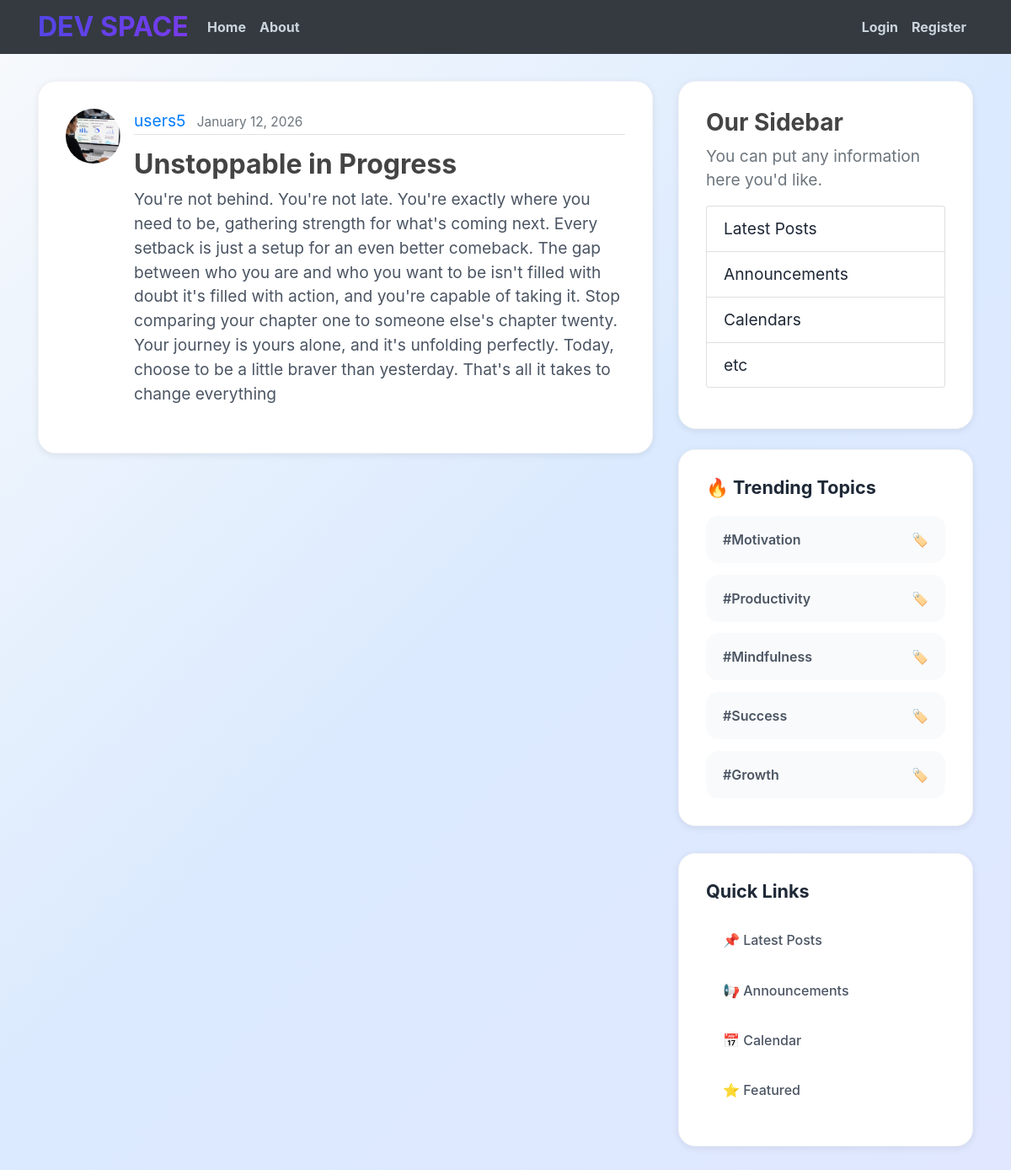
/post/96/, run on the app's committed database.
### blog/models.py (models this page shows, shortened)
class post(models.Model):
    title = models.CharField(max_length=100)
    content = models.TextField()
    date_posted = models.DateTimeField(default=timezone.now)
    author = models.ForeignKey(User, on_delete=models.CASCADE)

### users/models.py (models this page shows, shortened)
class profile(models.Model):
    user = models.OneToOneField(User, on_delete=models.CASCADE)
    image = models.ImageField(default='default.jpg', upload_to='profile_pics')

### blog/views.py (the view)
# urls.py: path('post/<int:pk>/', PostDetailView.as_view(), name='post-detail'),
class PostDetailView(DetailView):
    model = post

### blog/templates/blog/post_detail.html (shortened to what this page needs)
{% extends "blog/base.html" %}
{% block content %}
   <article class="media content-section">
    <img class="rounded-circle article-img" src="{{ object.author.profile.image.url }}">
      <div class="media-body">
       <div class="article-metadata">
      <a class="mr-2" href="{% url 'user-posts' object.author.username %}">{{ object.author }}</a>
      <small class="text-muted">{{ object.date_posted|date:"F d, Y" }}</small>
    </div>
      <h2 class="article-title">{{ object.title }} </h2>
      <p class="article-content">{{ object.content }}</p>
    </div>
   </article>
{% endblock content %}

### blog/static/blog/main.css (style rules this page uses)
* { margin: 0; padding: 0; box-sizing: border-box; }
body { margin-top: 6rem; font-family: -apple-system, BlinkMacSystemFont, 'Segoe UI', Roboto, Oxygen, Ubuntu, Cantarell, sans-serif; background: linear-gradient(135deg, #f8fafc 0%, #dbeafe 50%, #e0e7ff 100%); min-height: 100vh; color: #1f2937; }
h1, h2, h3, h4, h5, h6 { color: #444444; font-weight: bold; }
.content-section { background: white; border-radius: 1.3rem; padding: 2rem; margin-bottom: 1.5rem; box-shadow: 0 2px 8px rgba(0, 0, 0, 0.08); border: 1px solid #f3f4f6; transition: all 0.4s; font-size: 1.2rem; }
.article-title { color: #444444; font-weight: bold; }
.article-content { white-space: pre-line; color: #4b5563; margin-bottom: 1.5rem; }
.article-img { height: 65px; width: 65px; margin-right: 16px; }
.article-metadata { padding-bottom: 1px; margin-bottom: 1rem; border-bottom: 1px solid #e3e3e3 }

### data on the page
post: author.profile.image (picture), author "users5", date_posted "January 12, 2026", title "Unstoppable in Progress", content "You're not behind. You're not late. You're exactly where you need to be, gathering strength for what's coming next. Every setback is just a setup for an even better comeback. The gap between who you are and who you want to be isn't filled with doubt it's filled with action, and you're capable of taking it. Stop comparing your chapter one to someone else's chapter twenty. Your journey is yours alone, and it's unfolding perfectly. Today, choose to be a little braver than yesterday. That's all it takes to change everything"
